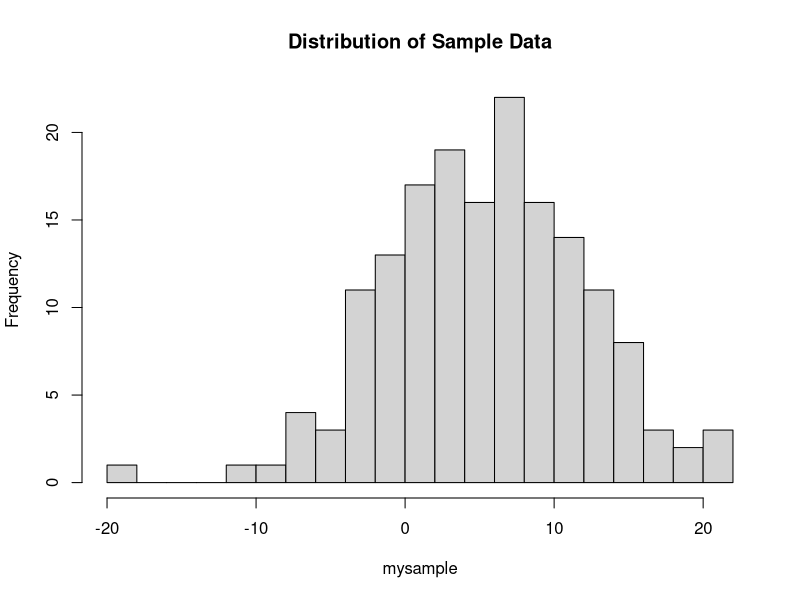
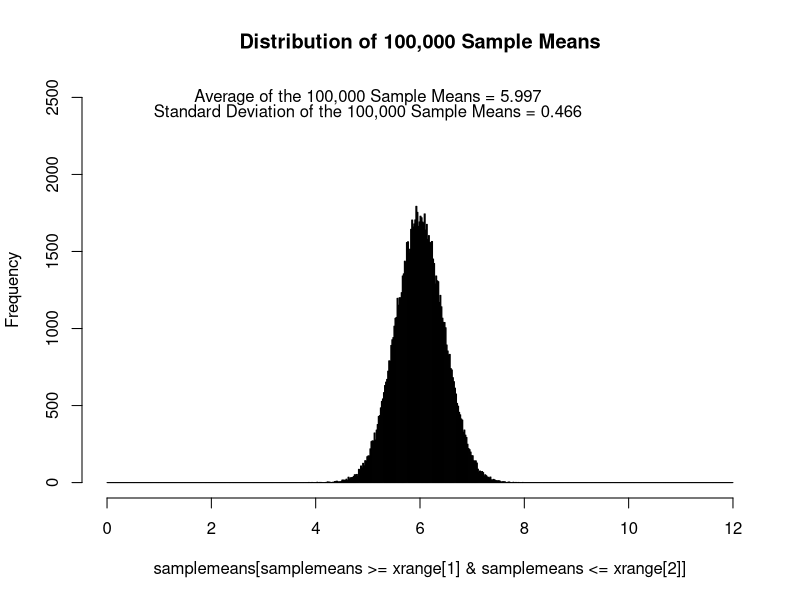

Recreate these plots in R, in order.
# LOAD R PACKAGES ----

# load R packages
library(psych)

# SPECIFY POPULATION PARAMETERS ----

# simulation inputs
pop_mean <- 6         # population mean
pop_sd <- 6           # population standard deviation
sample_N <- 165       # sample size
normal_data <- TRUE   # TRUE = normal data, FALSE = skewed data

# GENERATE AND INSPECT ONE SAMPLE OF DATA ----

# simulate artificial data set from the population
if(normal_data){ # simulate normal data
  mysample <- rnorm(n = sample_N, mean = pop_mean, sd = pop_sd)
} else { # simulate skewed data
  mysample <- pop_mean + ((rchisq(sample_N, pop_mean) - pop_mean)/sqrt(2*pop_mean)) * pop_sd
}

# graph the simulated sample data
hist(mysample, breaks = 25, main = 'Distribution of Sample Data')

# descriptive statistics for the simulated sample data
describe(mysample)

# SIMULATION WITH 100,000 RANDOM SAMPLES OF DATA ----

# initialize data set to hold 100,000 sample means
samplemeans <- rep(0, 100000)
# loop to draw 100,000 random samples
for(s in 1:100000){
  if(normal_data){ # normal data
    sampledata <- rnorm(n = sample_N, mean = pop_mean, sd = pop_sd)
  } else { # skewed data
    sampledata <- pop_mean + ((rchisq(sample_N, pop_mean) - pop_mean)/sqrt(2*pop_mean)) * pop_sd
  }
  # store the sample mean in element of s
  samplemeans[s] <- mean(sampledata)
}

# graph sampling distribution of the sample means
xrange <- c(0,12)
hist(samplemeans[samplemeans >= xrange[1] & samplemeans <= xrange[2]], xlim = xrange, ylim = c(0,2500), breaks = seq(xrange[1],xrange[2], by = .02), main = 'Distribution of 100,000 Sample Means')
text(5, 2500, paste0('Average of the 100,000 Sample Means = ', round(mean(samplemeans), 3)))
text(5, 2400, paste0('Standard Deviation of the 100,000 Sample Means = ', round(sd(samplemeans), 3)))
